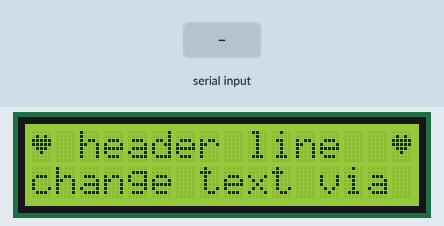
Recording of a sketch running on a simulated ESP32. Shown: 16×2 character LCD. The inputs (shaded band) are chosen by the test bench. Nothing arrives over Bluetooth unless stated.

Above: at 1.2 s.
1.3 s: "3.90\n" received over the second serial link
At 1.72 s:
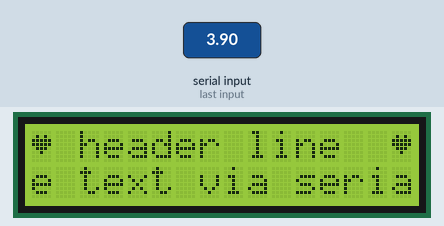
3.0 s: "1.\n" received over the second serial link
At 3.07 s:
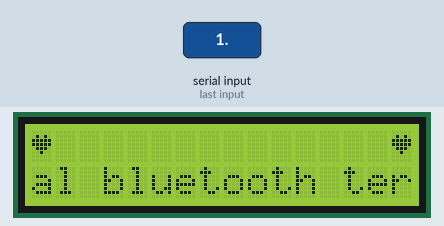
4.8 s: "2.\n" received over the second serial link
At 5.6 s:
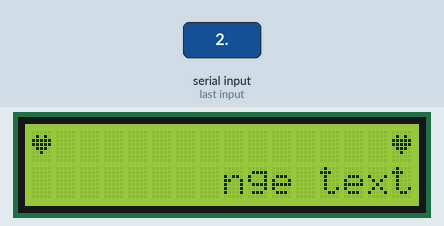
6.3 s: "2.90\n" received over the second serial link
At 7.1 s:
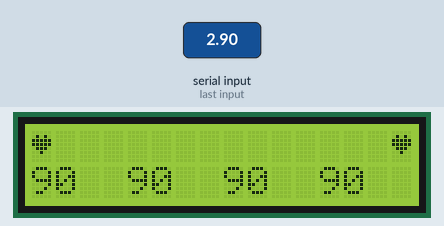
Timing chart, 0 to 8.8 s (numbered marks = the images above; inputs shaded):
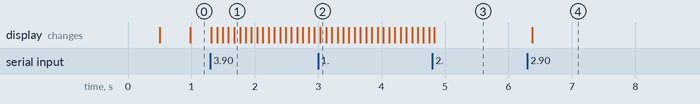

Measured:
- after the input at 3.0 s, the display: changes at once (image 2)
- after the input at 4.8 s, the display: changes at once (image 3)
- after the input at 6.3 s, the display: changes after 0.07 s (image 4)

The sketch:

cust_char_i2c.ino
```cpp
#include <Wire.h>
#include <LiquidCrystal_I2C.h>
#include "BluetoothSerial.h"

LiquidCrystal_I2C lcd(0x27, 16, 2); // Adjust if needed
BluetoothSerial SerialBT;

String header = " header line";
String text = " change text via serial bluetooth terminal";
String scrollText;
int scrollIndex = 0;

unsigned long previousMillis = 0;
int scrollSpeed = 485; // Default scroll interval

byte heart[8] = {
  B00000,
  B01010,
  B11111,
  B11111,
  B01110,
  B00100,
  B00000,
  B00000
};

void setup() {
  Serial.begin(115200);
  SerialBT.begin("esp32-lcd");

  lcd.init();
  lcd.backlight();
  lcd.createChar(0, heart);

  lcd.setCursor(0, 0);
  lcd.write(byte(0));
  lcd.print(header);
  lcd.setCursor(15, 0);
  lcd.write(byte(0));

  updateScrollText();
}

void loop() {
  handleBluetoothInput();

  unsigned long currentMillis = millis();
  if (currentMillis - previousMillis >= scrollSpeed) {
    previousMillis = currentMillis;

    // Show scrolling text on line 2
    lcd.setCursor(0, 1);
    lcd.print(scrollText.substring(scrollIndex, scrollIndex + 16));

    scrollIndex++;
    if (scrollIndex > scrollText.length() - 16) {
      scrollIndex = 0;
    }
  }
}

void updateScrollText() {
  scrollText = text + "  " + text + "  ";
  scrollText += scrollText;
  scrollIndex = 0;
}

void handleBluetoothInput() {
  if (SerialBT.available()) {
    String input = SerialBT.readStringUntil('\n');
    input.trim();

    if (input.startsWith("1.")) {
      header = input.substring(2);
      lcd.setCursor(0, 0);
      lcd.print("                ");  // Clear line
      lcd.setCursor(0, 0);
      lcd.write(byte(0));
      lcd.print(header);
      lcd.setCursor(15, 0);
      lcd.write(byte(0));
      SerialBT.println("Line 1 updated.");
    } else if (input.startsWith("2.")) {
      text = input.substring(2);
      updateScrollText();
      SerialBT.println("Line 2 updated.");
    } else if (input.startsWith("3.")) {
      int newSpeed = input.substring(2).toInt();
      if (newSpeed > 0) {
        scrollSpeed = newSpeed;
        SerialBT.print("Scroll speed updated to ");
        SerialBT.print(scrollSpeed);
        SerialBT.println(" ms.");
      } else {
        SerialBT.println("Invalid scroll speed.");
      }
    } else {
      SerialBT.println("Use 1. for header, 2. for scroll text, 3. for speed.");
    }
  }
}
```
